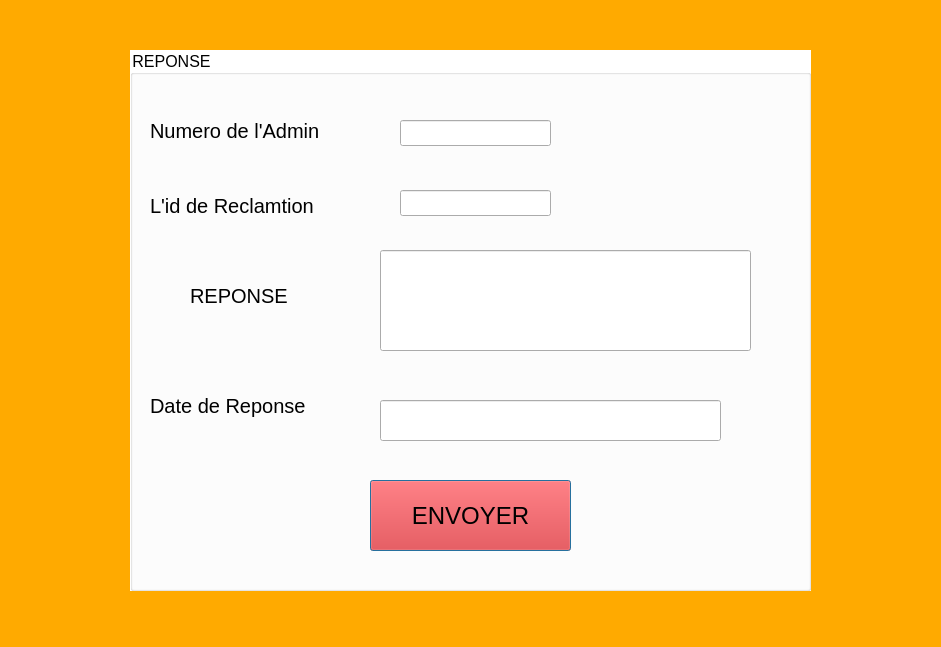
<?xml version="1.0" encoding="UTF-8"?>
<ui version="4.0">
 <class>saisirLesNotes</class>
 <widget class="QDialog" name="saisirLesNotes">
  <property name="geometry">
   <rect>
    <x>0</x>
    <y>0</y>
    <width>941</width>
    <height>647</height>
   </rect>
  </property>
  <property name="windowTitle">
   <string>Dialog</string>
  </property>
  <property name="styleSheet">
   <string notr="true">#saisirLesNotes{
background:rgb(255, 170, 0);}</string>
  </property>
  <widget class="QGroupBox" name="groupBox">
   <property name="geometry">
    <rect>
     <x>130</x>
     <y>50</y>
     <width>681</width>
     <height>541</height>
    </rect>
   </property>
   <property name="font">
    <font>
     <pointsize>12</pointsize>
    </font>
   </property>
   <property name="styleSheet">
    <string notr="true">#groupBox{
background:rgb(255, 255, 255);}</string>
   </property>
   <property name="title">
    <string>REPONSE</string>
   </property>
   <widget class="QLabel" name="label">
    <property name="geometry">
     <rect>
      <x>20</x>
      <y>70</y>
      <width>241</width>
      <height>21</height>
     </rect>
    </property>
    <property name="font">
     <font>
      <pointsize>15</pointsize>
     </font>
    </property>
    <property name="text">
     <string>Numero de l'Admin</string>
    </property>
   </widget>
   <widget class="QLabel" name="label_3">
    <property name="geometry">
     <rect>
      <x>60</x>
      <y>230</y>
      <width>171</width>
      <height>31</height>
     </rect>
    </property>
    <property name="font">
     <font>
      <pointsize>15</pointsize>
     </font>
    </property>
    <property name="text">
     <string>REPONSE</string>
    </property>
   </widget>
   <widget class="QLabel" name="label_4">
    <property name="geometry">
     <rect>
      <x>20</x>
      <y>340</y>
      <width>231</width>
      <height>31</height>
     </rect>
    </property>
    <property name="font">
     <font>
      <pointsize>15</pointsize>
     </font>
    </property>
    <property name="text">
     <string>Date de Reponse</string>
    </property>
   </widget>
   <widget class="QLineEdit" name="NumEtud">
    <property name="geometry">
     <rect>
      <x>270</x>
      <y>70</y>
      <width>151</width>
      <height>26</height>
     </rect>
    </property>
   </widget>
   <widget class="QLineEdit" name="NoteObtenu">
    <property name="geometry">
     <rect>
      <x>250</x>
      <y>200</y>
      <width>371</width>
      <height>101</height>
     </rect>
    </property>
   </widget>
   <widget class="QLineEdit" name="DateDEval">
    <property name="geometry">
     <rect>
      <x>250</x>
      <y>350</y>
      <width>341</width>
      <height>41</height>
     </rect>
    </property>
   </widget>
   <widget class="QPushButton" name="buttonSaisir">
    <property name="geometry">
     <rect>
      <x>240</x>
      <y>430</y>
      <width>201</width>
      <height>71</height>
     </rect>
    </property>
    <property name="font">
     <font>
      <pointsize>18</pointsize>
     </font>
    </property>
    <property name="styleSheet">
     <string notr="true">#buttonSaisir{
background:rgb(255, 0, 0);}</string>
    </property>
    <property name="text">
     <string>ENVOYER</string>
    </property>
   </widget>
   <widget class="QLineEdit" name="idReclam">
    <property name="geometry">
     <rect>
      <x>270</x>
      <y>140</y>
      <width>151</width>
      <height>26</height>
     </rect>
    </property>
   </widget>
   <widget class="QLabel" name="label_2">
    <property name="geometry">
     <rect>
      <x>20</x>
      <y>140</y>
      <width>211</width>
      <height>31</height>
     </rect>
    </property>
    <property name="font">
     <font>
      <pointsize>15</pointsize>
     </font>
    </property>
    <property name="text">
     <string>L'id de Reclamtion</string>
    </property>
   </widget>
  </widget>
 </widget>
 <resources/>
 <connections/>
</ui>
